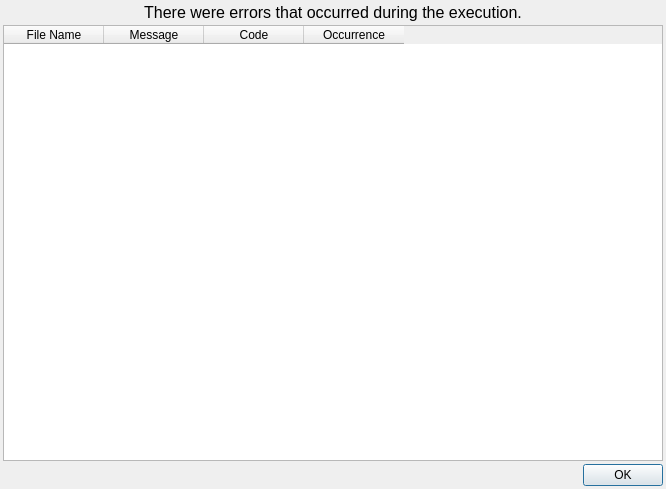
<?xml version="1.0" encoding="UTF-8"?>
<ui version="4.0">
 <class>ProcessingResultsDialog</class>
 <widget class="QDialog" name="ProcessingResultsDialog">
  <property name="geometry">
   <rect>
    <x>0</x>
    <y>0</y>
    <width>666</width>
    <height>489</height>
   </rect>
  </property>
  <property name="windowTitle">
   <string>MDCTool Processing Errors</string>
  </property>
  <layout class="QGridLayout" name="gridLayout">
   <property name="leftMargin">
    <number>3</number>
   </property>
   <property name="topMargin">
    <number>3</number>
   </property>
   <property name="rightMargin">
    <number>3</number>
   </property>
   <property name="bottomMargin">
    <number>3</number>
   </property>
   <property name="spacing">
    <number>3</number>
   </property>
   <item row="1" column="0">
    <widget class="QTableWidget" name="tableWidget">
     <property name="editTriggers">
      <set>QAbstractItemView::NoEditTriggers</set>
     </property>
     <property name="selectionMode">
      <enum>QAbstractItemView::NoSelection</enum>
     </property>
     <property name="verticalScrollMode">
      <enum>QAbstractItemView::ScrollPerPixel</enum>
     </property>
     <property name="horizontalScrollMode">
      <enum>QAbstractItemView::ScrollPerPixel</enum>
     </property>
     <property name="sortingEnabled">
      <bool>true</bool>
     </property>
     <column>
      <property name="text">
       <string>File Name</string>
      </property>
     </column>
     <column>
      <property name="text">
       <string>Message</string>
      </property>
     </column>
     <column>
      <property name="text">
       <string>Code</string>
      </property>
     </column>
     <column>
      <property name="text">
       <string>Occurrence</string>
      </property>
     </column>
    </widget>
   </item>
   <item row="2" column="0">
    <layout class="QHBoxLayout" name="horizontalLayout">
     <property name="topMargin">
      <number>0</number>
     </property>
     <item>
      <spacer name="horizontalSpacer">
       <property name="orientation">
        <enum>Qt::Horizontal</enum>
       </property>
       <property name="sizeHint" stdset="0">
        <size>
         <width>40</width>
         <height>20</height>
        </size>
       </property>
      </spacer>
     </item>
     <item>
      <widget class="QPushButton" name="okBtn">
       <property name="text">
        <string>OK</string>
       </property>
      </widget>
     </item>
    </layout>
   </item>
   <item row="0" column="0">
    <widget class="QLabel" name="bannerLabel">
     <property name="font">
      <font>
       <pointsize>12</pointsize>
       <weight>50</weight>
       <bold>false</bold>
      </font>
     </property>
     <property name="text">
      <string>There were errors that occurred during the execution.</string>
     </property>
     <property name="alignment">
      <set>Qt::AlignCenter</set>
     </property>
    </widget>
   </item>
  </layout>
 </widget>
 <resources/>
 <connections/>
</ui>
